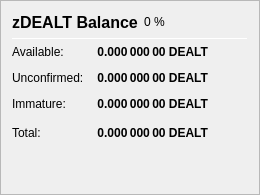
                   <widget class="QFrame" name="frame_ZerocoinBalances">
                    <property name="frameShape">
                     <enum>QFrame::StyledPanel</enum>
                    </property>
                    <property name="frameShadow">
                     <enum>QFrame::Raised</enum>
                    </property>
                    <layout class="QVBoxLayout" name="verticalLayout_7">
                     <item>
                      <layout class="QHBoxLayout" name="horizontalLayout_8" stretch="0,0,0">
                       <item>
                        <widget class="QLabel" name="label_5z_3">
                         <property name="minimumSize">
                          <size>
                           <width>0</width>
                           <height>20</height>
                          </size>
                         </property>
                         <property name="font">
                          <font>
                           <pointsize>12</pointsize>
                           <weight>75</weight>
                           <bold>true</bold>
                          </font>
                         </property>
                         <property name="text">
                          <string>zDEALT Balance</string>
                         </property>
                        </widget>
                       </item>
                       <item>
                        <widget class="QLabel" name="labelzPIVPercent">
                         <property name="text">
                          <string notr="true">0 %</string>
                         </property>
                        </widget>
                       </item>
                       <item>
                        <spacer name="horizontalSpacer_11">
                         <property name="orientation">
                          <enum>Qt::Horizontal</enum>
                         </property>
                         <property name="sizeHint" stdset="0">
                          <size>
                           <width>40</width>
                           <height>20</height>
                          </size>
                         </property>
                        </spacer>
                       </item>
                      </layout>
                     </item>
                     <item>
                      <widget class="Line" name="line_ZerocoinBalance">
                       <property name="minimumSize">
                        <size>
                         <width>0</width>
                         <height>1</height>
                        </size>
                       </property>
                       <property name="maximumSize">
                        <size>
                         <width>16777215</width>
                         <height>1</height>
                        </size>
                       </property>
                       <property name="orientation">
                        <enum>Qt::Horizontal</enum>
                       </property>
                      </widget>
                     </item>
                     <item>
                      <layout class="QGridLayout" name="gridLayout_5">
                       <property name="spacing">
                        <number>12</number>
                       </property>
                       <item row="1" column="0">
                        <widget class="QLabel" name="labelzBalanceMatureText">
                         <property name="toolTip">
                          <string>Mature: more than 20 confirmation and more than 1 mint of the same denomination after it was minted.
These zDEALT are spendable.</string>
                         </property>
                         <property name="text">
                          <string>Available:</string>
                         </property>
                        </widget>
                       </item>
                       <item row="1" column="1">
                        <widget class="QLabel" name="labelzBalanceMature">
                         <property name="font">
                          <font>
                           <weight>75</weight>
                           <bold>true</bold>
                          </font>
                         </property>
                         <property name="toolTip">
                          <string>Mature: more than 20 confirmation and more than 1 mint of the same denomination after it was minted.
These zDEALT are spendable.</string>
                         </property>
                         <property name="text">
                          <string notr="true">0.000 000 00 DEALT</string>
                         </property>
                         <property name="alignment">
                          <set>Qt::AlignRight|Qt::AlignTrailing|Qt::AlignVCenter</set>
                         </property>
                        </widget>
                       </item>
                       <item row="2" column="0">
                        <widget class="QLabel" name="labelzBalanceUnconfirmedText">
                         <property name="toolTip">
                          <string>Unconfirmed: less than 20 confirmations
Immature: confirmed, but less than 1 mint of the same denomination after it was minted</string>
                         </property>
                         <property name="text">
                          <string>Unconfirmed:</string>
                         </property>
                        </widget>
                       </item>
                       <item row="2" column="1">
                        <widget class="QLabel" name="labelzBalanceUnconfirmed">
                         <property name="font">
                          <font>
                           <weight>75</weight>
                           <bold>true</bold>
                          </font>
                         </property>
                         <property name="toolTip">
                          <string>Unconfirmed: less than 20 confirmations
Immature: confirmed, but less than 1 mint of the same denomination after it was minted</string>
                         </property>
                         <property name="text">
                          <string notr="true">0.000 000 00 DEALT</string>
                         </property>
                         <property name="alignment">
                          <set>Qt::AlignRight|Qt::AlignTrailing|Qt::AlignVCenter</set>
                         </property>
                        </widget>
                       </item>
                       <item row="3" column="0">
                        <widget class="QLabel" name="labelzBalanceImmatureText">
                         <property name="toolTip">
                          <string>Unconfirmed: less than 20 confirmations
Immature: confirmed, but less than 1 mint of the same denomination after it was minted</string>
                         </property>
                         <property name="text">
                          <string>Immature:</string>
                         </property>
                        </widget>
                       </item>
                       <item row="3" column="1">
                        <widget class="QLabel" name="labelzBalanceImmature">
                         <property name="font">
                          <font>
                           <weight>75</weight>
                           <bold>true</bold>
                          </font>
                         </property>
                         <property name="toolTip">
                          <string>Unconfirmed: less than 20 confirmations
Immature: confirmed, but less than 1 mint of the same denomination after it was minted</string>
                         </property>
                         <property name="text">
                          <string notr="true">0.000 000 00 DEALT</string>
                         </property>
                         <property name="alignment">
                          <set>Qt::AlignRight|Qt::AlignTrailing|Qt::AlignVCenter</set>
                         </property>
                        </widget>
                       </item>
                       <item row="4" column="0">
                        <widget class="QLabel" name="labelzBalanceText">
                         <property name="toolTip">
                          <string>Your current zDEALT balance, unconfirmed and immature zDEALT included.</string>
                         </property>
                         <property name="text">
                          <string>Total:</string>
                         </property>
                        </widget>
                       </item>
                       <item row="4" column="1">
                        <widget class="QLabel" name="labelzBalance">
                         <property name="font">
                          <font>
                           <weight>75</weight>
                           <bold>true</bold>
                          </font>
                         </property>
                         <property name="cursor">
                          <cursorShape>IBeamCursor</cursorShape>
                         </property>
                         <property name="toolTip">
                          <string>Your current zDEALT balance, unconfirmed and immature zDEALT included.</string>
                         </property>
                         <property name="text">
                          <string notr="true">0.000 000 00 DEALT</string>
                         </property>
                         <property name="alignment">
                          <set>Qt::AlignRight|Qt::AlignTrailing|Qt::AlignVCenter</set>
                         </property>
                         <property name="textInteractionFlags">
                          <set>Qt::LinksAccessibleByMouse|Qt::TextSelectableByKeyboard|Qt::TextSelectableByMouse</set>
                         </property>
                        </widget>
                       </item>
                       <item row="4" column="2">
                        <spacer name="horizontalSpacer_4">
                         <property name="orientation">
                          <enum>Qt::Horizontal</enum>
                         </property>
                         <property name="sizeHint" stdset="0">
                          <size>
                           <width>40</width>
                           <height>20</height>
                          </size>
                         </property>
                        </spacer>
                       </item>
                      </layout>
                     </item>
                     <item>
                      <spacer name="verticalSpacer_4">
                       <property name="orientation">
                        <enum>Qt::Vertical</enum>
                       </property>
                       <property name="sizeHint" stdset="0">
                        <size>
                         <width>20</width>
                         <height>40</height>
                        </size>
                       </property>
                      </spacer>
                     </item>
                    </layout>
                   </widget>
